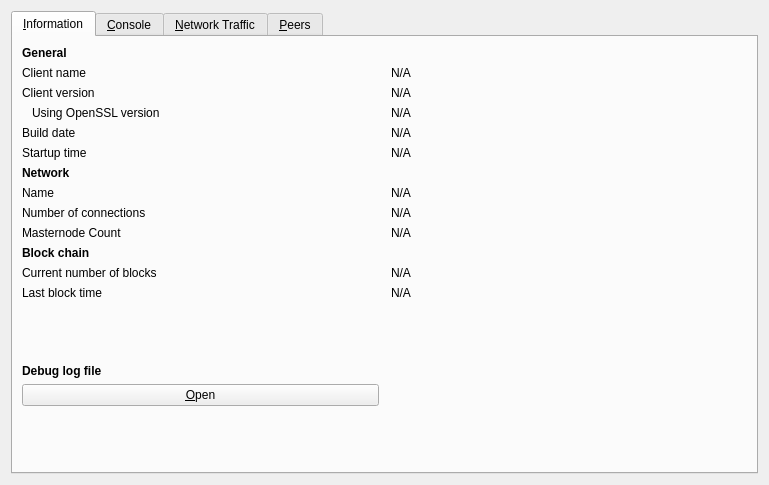
<?xml version="1.0" encoding="UTF-8"?>
<ui version="4.0">
 <class>RPCConsole</class>
 <widget class="QDialog" name="RPCConsole">
  <property name="geometry">
   <rect>
    <x>0</x>
    <y>0</y>
    <width>769</width>
    <height>485</height>
   </rect>
  </property>
  <property name="windowTitle">
   <string>Tools window</string>
  </property>
  <layout class="QVBoxLayout" name="verticalLayout_2">
   <item>
    <widget class="QTabWidget" name="tabWidget">
     <property name="currentIndex">
      <number>0</number>
     </property>
     <widget class="QWidget" name="tab_info">
      <attribute name="title">
       <string>&amp;Information</string>
      </attribute>
      <layout class="QGridLayout" name="gridLayout" columnstretch="0,0">
       <property name="horizontalSpacing">
        <number>12</number>
       </property>
       <item row="9" column="0">
        <widget class="QLabel" name="label_4">
         <property name="text">
          <string>Masternode Count</string>
         </property>
        </widget>
       </item>
       <item row="0" column="0">
        <widget class="QLabel" name="label_9">
         <property name="font">
          <font>
           <weight>75</weight>
           <bold>true</bold>
          </font>
         </property>
         <property name="text">
          <string>General</string>
         </property>
        </widget>
       </item>
       <item row="7" column="0">
        <widget class="QLabel" name="label_8">
         <property name="text">
          <string>Name</string>
         </property>
        </widget>
       </item>
       <item row="1" column="0">
        <widget class="QLabel" name="label_5">
         <property name="text">
          <string>Client name</string>
         </property>
        </widget>
       </item>
       <item row="7" column="1">
        <widget class="QLabel" name="networkName">
         <property name="cursor">
          <cursorShape>IBeamCursor</cursorShape>
         </property>
         <property name="text">
          <string>N/A</string>
         </property>
         <property name="textFormat">
          <enum>Qt::PlainText</enum>
         </property>
         <property name="textInteractionFlags">
          <set>Qt::LinksAccessibleByMouse|Qt::TextSelectableByKeyboard|Qt::TextSelectableByMouse</set>
         </property>
        </widget>
       </item>
       <item row="8" column="0">
        <widget class="QLabel" name="label_7">
         <property name="text">
          <string>Number of connections</string>
         </property>
        </widget>
       </item>
       <item row="15" column="0">
        <widget class="QPushButton" name="openDebugLogfileButton">
         <property name="toolTip">
          <string>Open the Bitsend debug log file from the current data directory. This can take a few seconds for large log files.</string>
         </property>
         <property name="text">
          <string>&amp;Open</string>
         </property>
         <property name="autoDefault">
          <bool>false</bool>
         </property>
        </widget>
       </item>
       <item row="16" column="0">
        <spacer name="verticalSpacer">
         <property name="orientation">
          <enum>Qt::Vertical</enum>
         </property>
         <property name="sizeHint" stdset="0">
          <size>
           <width>20</width>
           <height>40</height>
          </size>
         </property>
        </spacer>
       </item>
       <item row="5" column="0">
        <widget class="QLabel" name="label_13">
         <property name="text">
          <string>Startup time</string>
         </property>
        </widget>
       </item>
       <item row="6" column="0">
        <widget class="QLabel" name="label_11">
         <property name="font">
          <font>
           <weight>75</weight>
           <bold>true</bold>
          </font>
         </property>
         <property name="text">
          <string>Network</string>
         </property>
        </widget>
       </item>
       <item row="11" column="1">
        <widget class="QLabel" name="numberOfBlocks">
         <property name="cursor">
          <cursorShape>IBeamCursor</cursorShape>
         </property>
         <property name="text">
          <string>N/A</string>
         </property>
         <property name="textFormat">
          <enum>Qt::PlainText</enum>
         </property>
         <property name="textInteractionFlags">
          <set>Qt::LinksAccessibleByMouse|Qt::TextSelectableByKeyboard|Qt::TextSelectableByMouse</set>
         </property>
        </widget>
       </item>
       <item row="12" column="0">
        <widget class="QLabel" name="label_2">
         <property name="text">
          <string>Last block time</string>
         </property>
        </widget>
       </item>
       <item row="14" column="0">
        <widget class="QLabel" name="labelDebugLogfile">
         <property name="font">
          <font>
           <weight>75</weight>
           <bold>true</bold>
          </font>
         </property>
         <property name="text">
          <string>Debug log file</string>
         </property>
        </widget>
       </item>
       <item row="3" column="0">
        <widget class="QLabel" name="label_14">
         <property name="text">
          <string>Using OpenSSL version</string>
         </property>
         <property name="indent">
          <number>10</number>
         </property>
        </widget>
       </item>
       <item row="4" column="0">
        <widget class="QLabel" name="label_12">
         <property name="text">
          <string>Build date</string>
         </property>
        </widget>
       </item>
       <item row="3" column="1">
        <widget class="QLabel" name="openSSLVersion">
         <property name="cursor">
          <cursorShape>IBeamCursor</cursorShape>
         </property>
         <property name="text">
          <string>N/A</string>
         </property>
         <property name="textFormat">
          <enum>Qt::PlainText</enum>
         </property>
         <property name="textInteractionFlags">
          <set>Qt::LinksAccessibleByMouse|Qt::TextSelectableByKeyboard|Qt::TextSelectableByMouse</set>
         </property>
        </widget>
       </item>
       <item row="11" column="0">
        <widget class="QLabel" name="label_3">
         <property name="text">
          <string>Current number of blocks</string>
         </property>
        </widget>
       </item>
       <item row="1" column="1">
        <widget class="QLabel" name="clientName">
         <property name="cursor">
          <cursorShape>IBeamCursor</cursorShape>
         </property>
         <property name="text">
          <string>N/A</string>
         </property>
         <property name="textFormat">
          <enum>Qt::PlainText</enum>
         </property>
         <property name="textInteractionFlags">
          <set>Qt::LinksAccessibleByMouse|Qt::TextSelectableByKeyboard|Qt::TextSelectableByMouse</set>
         </property>
        </widget>
       </item>
       <item row="2" column="1">
        <widget class="QLabel" name="clientVersion">
         <property name="cursor">
          <cursorShape>IBeamCursor</cursorShape>
         </property>
         <property name="text">
          <string>N/A</string>
         </property>
         <property name="textFormat">
          <enum>Qt::PlainText</enum>
         </property>
         <property name="textInteractionFlags">
          <set>Qt::LinksAccessibleByMouse|Qt::TextSelectableByKeyboard|Qt::TextSelectableByMouse</set>
         </property>
        </widget>
       </item>
       <item row="12" column="1">
        <widget class="QLabel" name="lastBlockTime">
         <property name="cursor">
          <cursorShape>IBeamCursor</cursorShape>
         </property>
         <property name="text">
          <string>N/A</string>
         </property>
         <property name="textFormat">
          <enum>Qt::PlainText</enum>
         </property>
         <property name="textInteractionFlags">
          <set>Qt::LinksAccessibleByMouse|Qt::TextSelectableByKeyboard|Qt::TextSelectableByMouse</set>
         </property>
        </widget>
       </item>
       <item row="13" column="0">
        <spacer name="verticalSpacer_2">
         <property name="orientation">
          <enum>Qt::Vertical</enum>
         </property>
         <property name="sizeHint" stdset="0">
          <size>
           <width>20</width>
           <height>20</height>
          </size>
         </property>
        </spacer>
       </item>
       <item row="8" column="1">
        <widget class="QLabel" name="numberOfConnections">
         <property name="cursor">
          <cursorShape>IBeamCursor</cursorShape>
         </property>
         <property name="text">
          <string>N/A</string>
         </property>
         <property name="textFormat">
          <enum>Qt::PlainText</enum>
         </property>
         <property name="textInteractionFlags">
          <set>Qt::LinksAccessibleByMouse|Qt::TextSelectableByKeyboard|Qt::TextSelectableByMouse</set>
         </property>
        </widget>
       </item>
       <item row="4" column="1">
        <widget class="QLabel" name="buildDate">
         <property name="cursor">
          <cursorShape>IBeamCursor</cursorShape>
         </property>
         <property name="text">
          <string>N/A</string>
         </property>
         <property name="textFormat">
          <enum>Qt::PlainText</enum>
         </property>
         <property name="textInteractionFlags">
          <set>Qt::LinksAccessibleByMouse|Qt::TextSelectableByKeyboard|Qt::TextSelectableByMouse</set>
         </property>
        </widget>
       </item>
       <item row="2" column="0">
        <widget class="QLabel" name="label_6">
         <property name="text">
          <string>Client version</string>
         </property>
        </widget>
       </item>
       <item row="5" column="1">
        <widget class="QLabel" name="startupTime">
         <property name="cursor">
          <cursorShape>IBeamCursor</cursorShape>
         </property>
         <property name="text">
          <string>N/A</string>
         </property>
         <property name="textFormat">
          <enum>Qt::PlainText</enum>
         </property>
         <property name="textInteractionFlags">
          <set>Qt::LinksAccessibleByMouse|Qt::TextSelectableByKeyboard|Qt::TextSelectableByMouse</set>
         </property>
        </widget>
       </item>
       <item row="10" column="0">
        <widget class="QLabel" name="label_10">
         <property name="font">
          <font>
           <weight>75</weight>
           <bold>true</bold>
          </font>
         </property>
         <property name="text">
          <string>Block chain</string>
         </property>
        </widget>
       </item>
       <item row="9" column="1">
        <widget class="QLabel" name="masternodeCount">
         <property name="text">
          <string>N/A</string>
         </property>
        </widget>
       </item>
      </layout>
     </widget>
     <widget class="QWidget" name="tab_console">
      <attribute name="title">
       <string>&amp;Console</string>
      </attribute>
      <layout class="QVBoxLayout" name="verticalLayout_3">
       <property name="spacing">
        <number>3</number>
       </property>
       <item>
        <widget class="QTextEdit" name="messagesWidget">
         <property name="minimumSize">
          <size>
           <width>0</width>
           <height>100</height>
          </size>
         </property>
         <property name="readOnly">
          <bool>true</bool>
         </property>
         <property name="tabKeyNavigation" stdset="0">
          <bool>false</bool>
         </property>
         <property name="columnCount" stdset="0">
          <number>2</number>
         </property>
        </widget>
       </item>
       <item>
        <layout class="QHBoxLayout" name="horizontalLayout">
         <property name="spacing">
          <number>3</number>
         </property>
         <item>
          <widget class="QLabel" name="label">
           <property name="text">
            <string notr="true">&gt;</string>
           </property>
          </widget>
         </item>
         <item>
          <widget class="QLineEdit" name="lineEdit"/>
         </item>
         <item>
          <widget class="QPushButton" name="clearButton">
           <property name="maximumSize">
            <size>
             <width>24</width>
             <height>24</height>
            </size>
           </property>
           <property name="toolTip">
            <string>Clear console</string>
           </property>
           <property name="text">
            <string/>
           </property>
           <property name="icon">
            <iconset resource="../bitsend.qrc">
             <normaloff>:/icons/remove</normaloff>:/icons/remove</iconset>
           </property>
           <property name="shortcut">
            <string notr="true">Ctrl+L</string>
           </property>
           <property name="autoDefault">
            <bool>false</bool>
           </property>
          </widget>
         </item>
        </layout>
       </item>
      </layout>
     </widget>
     <widget class="QWidget" name="tab">
      <attribute name="title">
       <string>&amp;Network Traffic</string>
      </attribute>
      <layout class="QHBoxLayout" name="horizontalLayout_3">
       <item>
        <layout class="QVBoxLayout" name="verticalLayout_4">
         <item>
          <widget class="TrafficGraphWidget" name="trafficGraph" native="true">
           <property name="sizePolicy">
            <sizepolicy hsizetype="Expanding" vsizetype="Expanding">
             <horstretch>0</horstretch>
             <verstretch>0</verstretch>
            </sizepolicy>
           </property>
          </widget>
         </item>
         <item>
          <layout class="QHBoxLayout" name="horizontalLayout_2">
           <item>
            <widget class="QSlider" name="sldGraphRange">
             <property name="minimum">
              <number>1</number>
             </property>
             <property name="maximum">
              <number>288</number>
             </property>
             <property name="pageStep">
              <number>12</number>
             </property>
             <property name="value">
              <number>6</number>
             </property>
             <property name="orientation">
              <enum>Qt::Horizontal</enum>
             </property>
            </widget>
           </item>
           <item>
            <widget class="QLabel" name="lblGraphRange">
             <property name="minimumSize">
              <size>
               <width>100</width>
               <height>0</height>
              </size>
             </property>
             <property name="alignment">
              <set>Qt::AlignCenter</set>
             </property>
            </widget>
           </item>
           <item>
            <widget class="QPushButton" name="btnClearTrafficGraph">
             <property name="text">
              <string>&amp;Clear</string>
             </property>
            </widget>
           </item>
          </layout>
         </item>
        </layout>
       </item>
       <item>
        <layout class="QVBoxLayout" name="verticalLayout">
         <item>
          <widget class="QGroupBox" name="groupBox">
           <property name="title">
            <string>Totals</string>
           </property>
           <layout class="QVBoxLayout" name="verticalLayout_5">
            <item>
             <layout class="QHBoxLayout" name="horizontalLayout_4">
              <item>
               <widget class="Line" name="line">
                <property name="sizePolicy">
                 <sizepolicy hsizetype="Fixed" vsizetype="Fixed">
                  <horstretch>0</horstretch>
                  <verstretch>0</verstretch>
                 </sizepolicy>
                </property>
                <property name="minimumSize">
                 <size>
                  <width>10</width>
                  <height>0</height>
                 </size>
                </property>
                <property name="palette">
                 <palette>
                  <active>
                   <colorrole role="Light">
                    <brush brushstyle="SolidPattern">
                     <color alpha="255">
                      <red>0</red>
                      <green>255</green>
                      <blue>0</blue>
                     </color>
                    </brush>
                   </colorrole>
                  </active>
                  <inactive>
                   <colorrole role="Light">
                    <brush brushstyle="SolidPattern">
                     <color alpha="255">
                      <red>0</red>
                      <green>255</green>
                      <blue>0</blue>
                     </color>
                    </brush>
                   </colorrole>
                  </inactive>
                  <disabled>
                   <colorrole role="Light">
                    <brush brushstyle="SolidPattern">
                     <color alpha="255">
                      <red>0</red>
                      <green>255</green>
                      <blue>0</blue>
                     </color>
                    </brush>
                   </colorrole>
                  </disabled>
                 </palette>
                </property>
                <property name="orientation">
                 <enum>Qt::Horizontal</enum>
                </property>
               </widget>
              </item>
              <item>
               <widget class="QLabel" name="label_16">
                <property name="text">
                 <string>In:</string>
                </property>
               </widget>
              </item>
              <item>
               <widget class="QLabel" name="lblBytesIn">
                <property name="minimumSize">
                 <size>
                  <width>50</width>
                  <height>0</height>
                 </size>
                </property>
                <property name="alignment">
                 <set>Qt::AlignRight|Qt::AlignTrailing|Qt::AlignVCenter</set>
                </property>
               </widget>
              </item>
             </layout>
            </item>
            <item>
             <layout class="QHBoxLayout" name="horizontalLayout_5">
              <item>
               <widget class="Line" name="line_2">
                <property name="sizePolicy">
                 <sizepolicy hsizetype="Fixed" vsizetype="Fixed">
                  <horstretch>0</horstretch>
                  <verstretch>0</verstretch>
                 </sizepolicy>
                </property>
                <property name="minimumSize">
                 <size>
                  <width>10</width>
                  <height>0</height>
                 </size>
                </property>
                <property name="palette">
                 <palette>
                  <active>
                   <colorrole role="Light">
                    <brush brushstyle="SolidPattern">
                     <color alpha="255">
                      <red>255</red>
                      <green>0</green>
                      <blue>0</blue>
                     </color>
                    </brush>
                   </colorrole>
                  </active>
                  <inactive>
                   <colorrole role="Light">
                    <brush brushstyle="SolidPattern">
                     <color alpha="255">
                      <red>255</red>
                      <green>0</green>
                      <blue>0</blue>
                     </color>
                    </brush>
                   </colorrole>
                  </inactive>
                  <disabled>
                   <colorrole role="Light">
                    <brush brushstyle="SolidPattern">
                     <color alpha="255">
                      <red>255</red>
                      <green>0</green>
                      <blue>0</blue>
                     </color>
                    </brush>
                   </colorrole>
                  </disabled>
                 </palette>
                </property>
                <property name="orientation">
                 <enum>Qt::Horizontal</enum>
                </property>
               </widget>
              </item>
              <item>
               <widget class="QLabel" name="label_17">
                <property name="text">
                 <string>Out:</string>
                </property>
               </widget>
              </item>
              <item>
               <widget class="QLabel" name="lblBytesOut">
                <property name="minimumSize">
                 <size>
                  <width>50</width>
                  <height>0</height>
                 </size>
                </property>
                <property name="alignment">
                 <set>Qt::AlignRight|Qt::AlignTrailing|Qt::AlignVCenter</set>
                </property>
               </widget>
              </item>
             </layout>
            </item>
            <item>
             <spacer name="verticalSpacer_4">
              <property name="orientation">
               <enum>Qt::Vertical</enum>
              </property>
              <property name="sizeHint" stdset="0">
               <size>
                <width>20</width>
                <height>407</height>
               </size>
              </property>
             </spacer>
            </item>
           </layout>
          </widget>
         </item>
        </layout>
       </item>
      </layout>
     </widget>
     <widget class="QWidget" name="tab_peers">
      <attribute name="title">
      <string>&amp;Peers</string>
      </attribute>
      <layout class="QGridLayout" name="gridLayout_2">
       <item row="0" column="1">
        <widget class="QLabel" name="peerHeading">
         <property name="sizePolicy">
          <sizepolicy hsizetype="Preferred" vsizetype="Minimum">
           <horstretch>0</horstretch>
           <verstretch>0</verstretch>
          </sizepolicy>
         </property>
         <property name="text">
          <string>Select a peer to view detailed information.</string>
         </property>
         <property name="margin">
          <number>3</number>
         </property>
        </widget>
       </item>
      <item row="0" column="0" rowspan="2">
        <widget class="QTableView" name="peerWidget">
         <property name="sizePolicy">
         <sizepolicy hsizetype="Expanding" vsizetype="Expanding">
           <horstretch>0</horstretch>
           <verstretch>0</verstretch>
          </sizepolicy>
         </property>
         <property name="horizontalScrollBarPolicy">
          <enum>Qt::ScrollBarAlwaysOff</enum>
        </property>
         <property name="editTriggers">
          <set>QAbstractItemView::AnyKeyPressed|QAbstractItemView::DoubleClicked|QAbstractItemView::EditKeyPressed</set>
         </property>
         <property name="sortingEnabled">
          <bool>true</bool>
         </property>
        </widget>
       </item>
       <item row="1" column="1">
        <widget class="QWidget" name="detailWidget" native="true">
         <property name="sizePolicy">
          <sizepolicy hsizetype="Preferred" vsizetype="Expanding">
           <horstretch>0</horstretch>
           <verstretch>0</verstretch>
          </sizepolicy>
         </property>
         <layout class="QGridLayout" name="gridLayout_3">
          <property name="leftMargin">
           <number>3</number>
          </property>
          <item row="12" column="0">
           <widget class="QLabel" name="label_21">
            <property name="text">
             <string>Version:</string>
            </property>
           </widget>
          </item>
          <item row="11" column="1">
           <widget class="QLabel" name="peerPingTime">
            <property name="text">
             <string>N/A</string>
            </property>
           </widget>
          </item>
         <item row="5" column="0">
           <widget class="QLabel" name="label_19">
            <property name="text">
             <string>Last Receive:</string>
            </property>
           </widget>
          </item>
          <item row="14" column="0">
           <widget class="QLabel" name="label_28">
            <property name="text">
             <string>User Agent:</string>
            </property>
           </widget>
          </item>
          <item row="12" column="1">
           <widget class="QLabel" name="peerVersion">
            <property name="text">
             <string>N/A</string>
            </property>
           </widget>
          </item>
          <item row="8" column="1">
           <widget class="QLabel" name="peerConnTime">
            <property name="minimumSize">
             <size>
              <width>160</width>
              <height>0</height>
             </size>
            </property>
            <property name="text">
             <string>N/A</string>
            </property>
           </widget>
          </item>
          <item row="11" column="0">
           <widget class="QLabel" name="label_26">
            <property name="text">
             <string>Ping Time:</string>
            </property>
           </widget>
          </item>
          <item row="5" column="1">
           <widget class="QLabel" name="peerLastRecv">
            <property name="sizePolicy">
             <sizepolicy hsizetype="Preferred" vsizetype="Preferred">
              <horstretch>0</horstretch>
              <verstretch>0</verstretch>
             </sizepolicy>
            </property>
            <property name="text">
             <string>N/A</string>
            </property>
           </widget>
          </item>
          <item row="8" column="0">
           <widget class="QLabel" name="label_22">
            <property name="text">
             <string>Connection Time:</string>
            </property>
           </widget>
          </item>
          <item row="6" column="1">
           <widget class="QLabel" name="peerBytesSent">
            <property name="text">
             <string>N/A</string>
            </property>
           </widget>
          </item>
          <item row="14" column="1">
           <widget class="QLabel" name="peerSubversion">
            <property name="text">
             <string>N/A</string>
            </property>
           </widget>
          </item>
          <item row="15" column="0">
           <widget class="QLabel" name="label_29">
            <property name="text">
             <string>Starting Height:</string>
            </property>
           </widget>
          </item>
          <item row="7" column="1">
           <widget class="QLabel" name="peerBytesRecv">
            <property name="text">
             <string>N/A</string>
            </property>
           </widget>
          </item>
          <item row="6" column="0">
           <widget class="QLabel" name="label_18">
            <property name="text">
             <string>Bytes Sent:</string>
            </property>
           </widget>
          </item>
          <item row="7" column="0">
           <widget class="QLabel" name="label_20">
            <property name="text">
             <string>Bytes Received:</string>
            </property>
           </widget>
          </item>
          <item row="15" column="1">
           <widget class="QLabel" name="peerHeight">
           <property name="text">
             <string>N/A</string>
            </property>
           </widget>
          </item>
          <item row="16" column="0">
           <widget class="QLabel" name="label_24">
            <property name="text">
             <string>Ban Score:</string>
            </property>
          </widget>
          </item>
          <item row="16" column="1">
           <widget class="QLabel" name="peerBanScore">
            <property name="text">
            <string>N/A</string>
            </property>
           </widget>
          </item>
         <item row="17" column="0">
           <widget class="QLabel" name="label_23">
            <property name="text">
             <string>Direction:</string>
           </property>
           </widget>
          </item>
          <item row="17" column="1">
           <widget class="QLabel" name="peerDirection">
            <property name="text">
             <string>N/A</string>
            </property>
           </widget>
          </item>
          <item row="19" column="0">
           <widget class="QLabel" name="label_25">
            <property name="text">
             <string>Sync Node:</string>
            </property>
           </widget>
          </item>
         <item row="19" column="1">
           <widget class="QLabel" name="peerSyncNode">
            <property name="text">
             <string>N/A</string>
            </property>
           </widget>
          </item>
          <item row="3" column="0">
           <widget class="QLabel" name="label_15">
            <property name="text">
             <string>Last Send:</string>
            </property>
          </widget>
          </item>
          <item row="2" column="0">
           <widget class="QLabel" name="label_4">
            <property name="text">
             <string>Services:</string>
            </property>
           </widget>
          </item>
          <item row="1" column="0">
           <widget class="QLabel" name="label_27">
            <property name="text">
             <string>IP Address/port:</string>
            </property>
           </widget>
          </item>
          <item row="3" column="1">
           <widget class="QLabel" name="peerLastSend">
            <property name="text">
             <string>N/A</string>
            </property>
          </widget>
          </item>
          <item row="2" column="1">
           <widget class="QLabel" name="peerServices">
            <property name="text">
             <string>N/A</string>
            </property>
           </widget>
          </item>
          <item row="1" column="1">
           <widget class="QLabel" name="peerAddr">
            <property name="text">
             <string>N/A</string>
            </property>
           </widget>
          </item>
          <item row="20" column="0">
           <widget class="QWidget" name="widget" native="true">
            <property name="sizePolicy">
             <sizepolicy hsizetype="Preferred" vsizetype="Expanding">
             <horstretch>0</horstretch>
              <verstretch>0</verstretch>
             </sizepolicy>
            </property>
           </widget>
          </item>
         </layout>
        </widget>
       </item>
      </layout>
     </widget>
    </widget>
   </item>
  </layout>
 </widget>
 <customwidgets>
  <customwidget>
   <class>TrafficGraphWidget</class>
   <extends>QWidget</extends>
   <header>trafficgraphwidget.h</header>
   <container>1</container>
   <slots>
    <slot>clear()</slot>
   </slots>
  </customwidget>
 </customwidgets>
 <resources>
  <include location="../bitsend.qrc"/>
 </resources>
 <connections/>
</ui>
